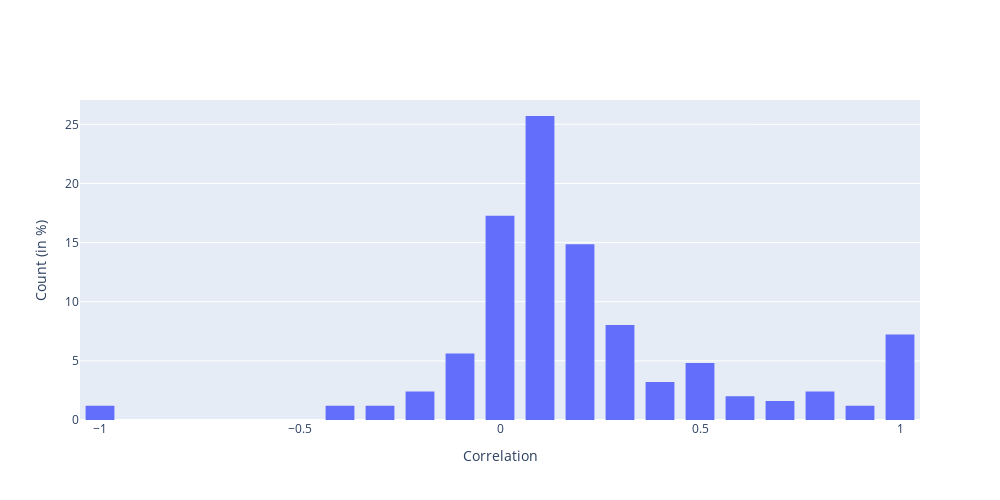

Notebook code cell kept with this figure:
### Code cell
import plotly.graph_objs as go

def histogram_correlation(table_correlations):
    correlations = table_correlations.values[np.triu_indices(table_correlations.shape[0])]
    histogram = go.Histogram(
            x=correlations,
            histnorm="percent",
        )

    fig = go.Figure(histogram)

    fig.update_layout(
        xaxis_title_text="Correlation", yaxis_title_text="Count (in %)", bargap=0.2, bargroupgap=0.1
    )
    return fig

### Figure 1 — Plotly figure (JSON) as saved in the notebook; plotly's stock layout.template omitted (floating-point values rounded to 4 significant figures; data arrays with more than 128 entries replaced by an {"elided": "..."} marker saying what was removed)
{"data": [{"histnorm": "percent", "type": "histogram", "x": {"elided": "528 float values"}}], "layout": {"bargap": 0.2, "bargroupgap": 0.1, "height": 500, "width": 1000, "xaxis": {"title": {"text": "Correlation"}}, "yaxis": {"title": {"text": "Count (in %)"}}}}
